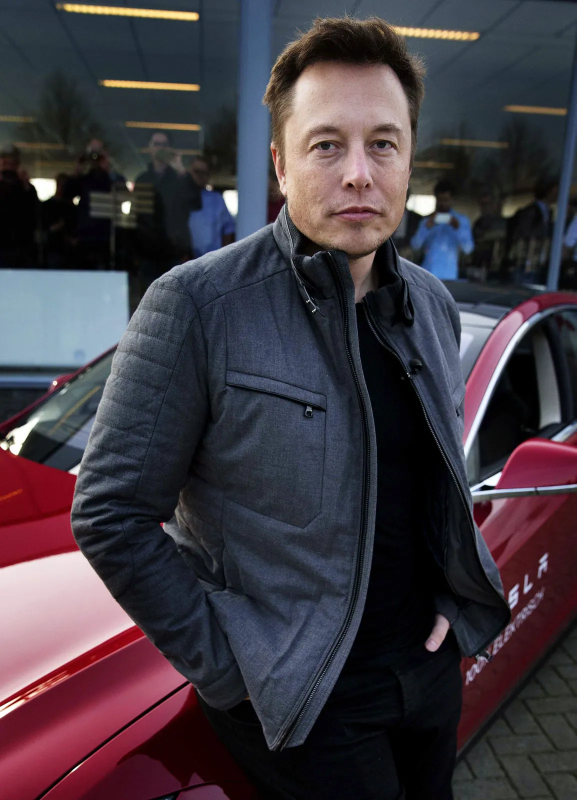
#> input picture img.png, 1153 x 1600 px (shown at 1/2 size)
$ python app.py
#> lines starting #> are read from the running program, lines starting #| are printed output that depends on the picture
import cv2
import numpy as np

# drawing function
def draw(event,x,y,flags,param):
    poslist = []
    chanlist = []

    if event==cv2.EVENT_LBUTTONDOWN:
        xycord = "X="+str(x)+", Y="+str(y)
        if xycord:
            cv2.putText(img,xycord,(x,y),cv2.FONT_HERSHEY_SIMPLEX,1,(255,255,0),3)
            poslist.append([x,y])

    if event==cv2.EVENT_RBUTTONDOWN:
        b = img[y,x,0]
        g = img[y,x,1]
        r = img[y,x,2]
        bgr = "B="+str(b)+",G="+str(g)+",R="+str(r)
        if bgr:
            cv2.putText(img,bgr,(x,y),cv2.FONT_ITALIC,1,(0,0,255),3)
            chanlist.append([b,g,r])
    print(chanlist)


# creating window and binding to mouse
img = cv2.imread('img.png') # rbg image
#> img is the input picture: shape (1600, 1153, 3); mean B, G, R 64.7, 56.7, 64.1
img = cv2.resize(img,(500,550))
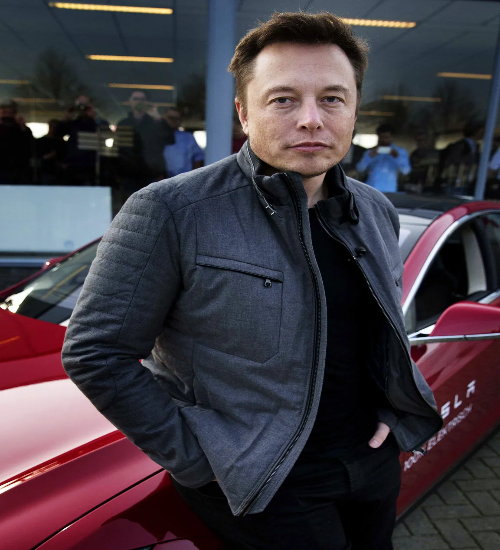
#> img: shape (550, 500, 3); mean B, G, R 64.6, 56.6, 64
# img = cv2.resize(img,(600,600)) # black image
cv2.namedWindow(winname='mywin')
cv2.setMouseCallback('mywin',draw)

# infinite loop
while True:
    cv2.imshow('mywin',img)
    if cv2.waitKey(1) & 0xFF==ord('q'):
#> (key q is pressed here)
        break
cv2.destroyAllWindows()
